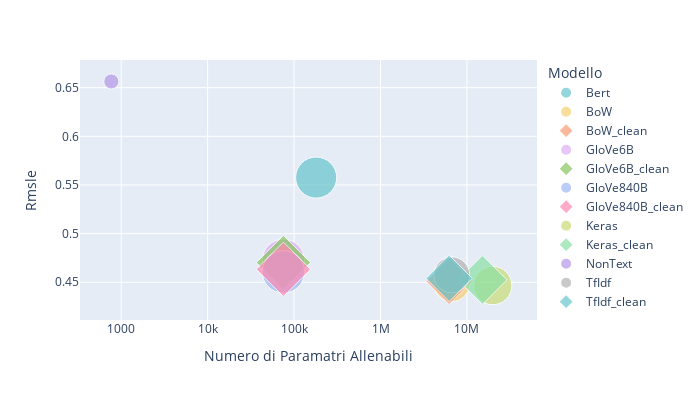

The code cell stored with this chart in its notebook:
### Code cell
### df['totparams_log2'] = df["totparams"].apply(lambda x: np.log(x)**2)
fig = px.scatter(df, x="trainparams", y="rmsle", size='totparams_log2',
                 text=None, color="model", width=700, height=400,
                 log_x=True, log_y=False, size_max=30,
                 labels={
                     "trainparams": "Numero di Paramatri Allenabili",
                     "rmsle": "Rmsle",
                     "model": "Modello"
                 },
                 color_discrete_sequence=px.colors.qualitative.Pastel
                 #title="Rmsle in funzione del Numeri di Parametri Allenabili. La dimensione corrisponde ai Parametri Totali"
                )
#fig.update_layout(paper_bgcolor='rgba(0,0,0,0)',plot_bgcolor='rgba(0,0,0,0)')
#fig.update_traces(textposition='top center')
#fig.update_layout(showlegend=False)

# errore in funzione del numero di parametri trainabili (anche dimensione)

for i in fig['data']:
    if re.match('.*_clean$', i['name']):
        i['marker']['symbol'] = 'diamond'
    else:
        i['marker']['symbol'] = 'circle'

fig.show()

### Figure 1 — Plotly figure (JSON) as saved in the notebook; plotly's stock layout.template omitted (floating-point values rounded to 4 significant figures)
{"data": [{"hovertemplate": "Modello=Bert<br>Numero di Paramatri Allenabili=%{x}<br>Rmsle=%{y}<br>totparams_log2=%{marker.size}<extra></extra>", "legendgroup": "Bert", "marker": {"color": "rgb(102, 197, 204)", "size": [324.5], "sizemode": "area", "sizeref": 0.3842, "symbol": "circle"}, "mode": "markers", "name": "Bert", "orientation": "v", "showlegend": true, "type": "scatter", "x": [180129], "xaxis": "x", "y": [0.5576], "yaxis": "y"}, {"hovertemplate": "Modello=BoW<br>Numero di Paramatri Allenabili=%{x}<br>Rmsle=%{y}<br>totparams_log2=%{marker.size}<extra></extra>", "legendgroup": "BoW", "marker": {"color": "rgb(246, 207, 113)", "size": [246.9], "sizemode": "area", "sizeref": 0.3842, "symbol": "circle"}, "mode": "markers", "name": "BoW", "orientation": "v", "showlegend": true, "type": "scatter", "x": [6678049], "xaxis": "x", "y": [0.4486], "yaxis": "y"}, {"hovertemplate": "Modello=BoW_clean<br>Numero di Paramatri Allenabili=%{x}<br>Rmsle=%{y}<br>totparams_log2=%{marker.size}<extra></extra>", "legendgroup": "BoW_clean", "marker": {"color": "rgb(248, 156, 116)", "size": [244.7], "sizemode": "area", "sizeref": 0.3842, "symbol": "diamond"}, "mode": "markers", "name": "BoW_clean", "orientation": "v", "showlegend": true, "type": "scatter", "x": [6225953], "xaxis": "x", "y": [0.451], "yaxis": "y"}, {"hovertemplate": "Modello=GloVe6B<br>Numero di Paramatri Allenabili=%{x}<br>Rmsle=%{y}<br>totparams_log2=%{marker.size}<extra></extra>", "legendgroup": "GloVe6B", "marker": {"color": "rgb(220, 176, 242)", "size": [345.8], "sizemode": "area", "sizeref": 0.3842, "symbol": "circle"}, "mode": "markers", "name": "GloVe6B", "orientation": "v", "showlegend": true, "type": "scatter", "x": [75297], "xaxis": "x", "y": [0.4725], "yaxis": "y"}, {"hovertemplate": "Modello=GloVe6B_clean<br>Numero di Paramatri Allenabili=%{x}<br>Rmsle=%{y}<br>totparams_log2=%{marker.size}<extra></extra>", "legendgroup": "GloVe6B_clean", "marker": {"color": "rgb(135, 197, 95)", "size": [335.7], "sizemode": "area", "sizeref": 0.3842, "symbol": "diamond"}, "mode": "markers", "name": "GloVe6B_clean", "orientation": "v", "showlegend": true, "type": "scatter", "x": [75297], "xaxis": "x", "y": [0.4702], "yaxis": "y"}, {"hovertemplate": "Modello=GloVe840B<br>Numero di Paramatri Allenabili=%{x}<br>Rmsle=%{y}<br>totparams_log2=%{marker.size}<extra></extra>", "legendgroup": "GloVe840B", "marker": {"color": "rgb(158, 185, 243)", "size": [345.8], "sizemode": "area", "sizeref": 0.3842, "symbol": "circle"}, "mode": "markers", "name": "GloVe840B", "orientation": "v", "showlegend": true, "type": "scatter", "x": [75297], "xaxis": "x", "y": [0.4607], "yaxis": "y"}, {"hovertemplate": "Modello=GloVe840B_clean<br>Numero di Paramatri Allenabili=%{x}<br>Rmsle=%{y}<br>totparams_log2=%{marker.size}<extra></extra>", "legendgroup": "GloVe840B_clean", "marker": {"color": "rgb(254, 136, 177)", "size": [335.7], "sizemode": "area", "sizeref": 0.3842, "symbol": "diamond"}, "mode": "markers", "name": "GloVe840B_clean", "orientation": "v", "showlegend": true, "type": "scatter", "x": [75297], "xaxis": "x", "y": [0.4633], "yaxis": "y"}, {"hovertemplate": "Modello=Keras<br>Numero di Paramatri Allenabili=%{x}<br>Rmsle=%{y}<br>totparams_log2=%{marker.size}<extra></extra>", "legendgroup": "Keras", "marker": {"color": "rgb(201, 219, 116)", "size": [282.4], "sizemode": "area", "sizeref": 0.3842, "symbol": "circle"}, "mode": "markers", "name": "Keras", "orientation": "v", "showlegend": true, "type": "scatter", "x": [19871997], "xaxis": "x", "y": [0.4466], "yaxis": "y"}, {"hovertemplate": "Modello=Keras_clean<br>Numero di Paramatri Allenabili=%{x}<br>Rmsle=%{y}<br>totparams_log2=%{marker.size}<extra></extra>", "legendgroup": "Keras_clean", "marker": {"color": "rgb(139, 224, 164)", "size": [273.3], "sizemode": "area", "sizeref": 0.3842, "symbol": "diamond"}, "mode": "markers", "name": "Keras_clean", "orientation": "v", "showlegend": true, "type": "scatter", "x": [15119197], "xaxis": "x", "y": [0.4525], "yaxis": "y"}, {"hovertemplate": "Modello=NonText<br>Numero di Paramatri Allenabili=%{x}<br>Rmsle=%{y}<br>totparams_log2=%{marker.size}<extra></extra>", "legendgroup": "NonText", "marker": {"color": "rgb(180, 151, 231)", "size": [44.16], "sizemode": "area", "sizeref": 0.3842, "symbol": "circle"}, "mode": "markers", "name": "NonText", "orientation": "v", "showlegend": true, "type": "scatter", "x": [769], "xaxis": "x", "y": [0.6563], "yaxis": "y"}, {"hovertemplate": "Modello=TfIdf<br>Numero di Paramatri Allenabili=%{x}<br>Rmsle=%{y}<br>totparams_log2=%{marker.size}<extra></extra>", "legendgroup": "TfIdf", "marker": {"color": "rgb(179, 179, 179)", "size": [246.9], "sizemode": "area", "sizeref": 0.3842, "symbol": "circle"}, "mode": "markers", "name": "TfIdf", "orientation": "v", "showlegend": true, "type": "scatter", "x": [6678049], "xaxis": "x", "y": [0.4576], "yaxis": "y"}, {"hovertemplate": "Modello=TfIdf_clean<br>Numero di Paramatri Allenabili=%{x}<br>Rmsle=%{y}<br>totparams_log2=%{marker.size}<extra></extra>", "legendgroup": "TfIdf_clean", "marker": {"color": "rgb(102, 197, 204)", "size": [244.7], "sizemode": "area", "sizeref": 0.3842, "symbol": "diamond"}, "mode": "markers", "name": "TfIdf_clean", "orientation": "v", "showlegend": true, "type": "scatter", "x": [6225953], "xaxis": "x", "y": [0.454], "yaxis": "y"}], "layout": {"height": 400, "legend": {"itemsizing": "constant", "title": {"text": "Modello"}, "tracegroupgap": 0}, "margin": {"t": 60}, "width": 700, "xaxis": {"anchor": "y", "domain": [0, 1], "title": {"text": "Numero di Paramatri Allenabili"}, "type": "log"}, "yaxis": {"anchor": "x", "domain": [0, 1], "title": {"text": "Rmsle"}}}}
